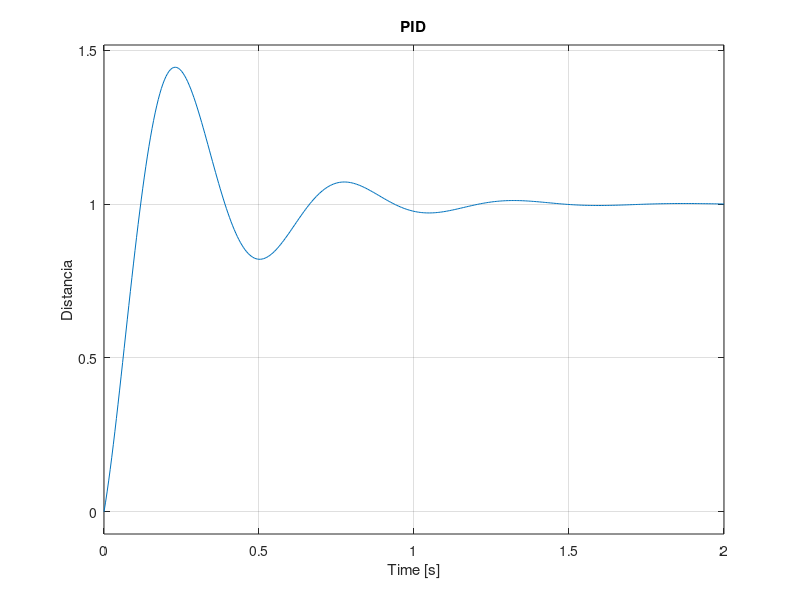

Source code (MATLAB):
% Ejercicio 2.2.1.
clearvars;

Kp = 500;
Ki = 380;
Kd = 62;

s = tf('s');
muestreo = 0.005;
t = 0:muestreo:2;


m = 1;
b = 10;
k = 10;

P = 1/( m*s ^2 + b* s + k);
% A partir de aqui no lazo abierto creo
%Para apartado 3
% kp = 500, KI = 380, kd = 62

% Cosa ziegler apartado 4

valores_continuo = step(P,t);
gradiente = gradient(valores_continuo,muestreo);

%Buscar pendiente maxima
% Y el tiempo donde esta
pend_max = gradiente(1);
pos_max = 0;

for n = 1:length(gradiente)
    if pend_max < gradiente(n)
        pend_max = gradiente(n);
        pos_max = n;
    end
end
tiempo_pend_max = pos_max*muestreo;


% Cosas de recta para buscar cuando vale 0
c = valores_continuo(pos_max);

L = (-c/pend_max)+tiempo_pend_max;


% Funcion lazo abierto

subplot(2,2,1)
%%step(P,t)
%%title('Lazo abierto')

% Pid Manual
C0 = pid(Kp,Ki,Kd) %#ok<NOPTS>
T0 = feedback(C0*P,1);
step(T0,t)
title('PID manual')
ylabel("Distancia")

%P

Kp_ziegler = 1/(pend_max*L);
C1 = pid(Kp_ziegler);
T1 = feedback(C1*P,1);

subplot(2,2,2)
step(T1,t)
title('P')
ylabel("Distancia")

%PI

Kp_zieglerpi = 0.9/(pend_max*L);
Ti_ziegler = 3*L;
Ki_ziegler = Kp_zieglerpi/Ti_ziegler;

C2 = pid(Kp_zieglerpi,Ki_ziegler);
T2 = feedback(C2*P,1);
subplot(2,2,3)
step(T2,t)
title('PI')
ylabel("Distancia")

% PID


Kp_zieglerpid = 1.2/(pend_max*L);
Ti_ziegler2 = 2*L;
Ki_ziegler2 = Kp_zieglerpid/Ti_ziegler2;

Td_ziegler = 0.5*L;
Kd_ziegler = Kp_ziegler*Td_ziegler;

C3 = pid(Kp_zieglerpid,Ki_ziegler2,Kd_ziegler);
T3 = feedback(C3*P,1);
subplot(2,2,4)
step(T3,t)
title('PID')
ylabel("Distancia")
